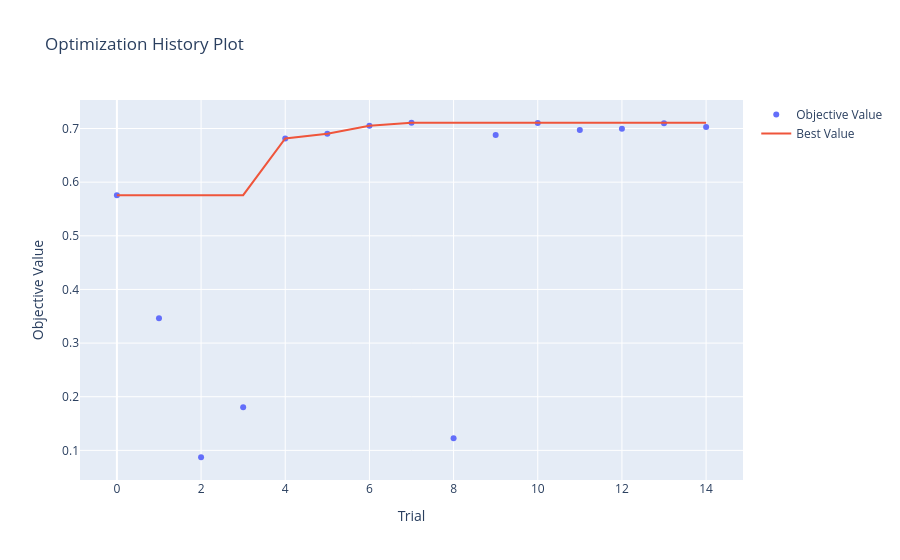
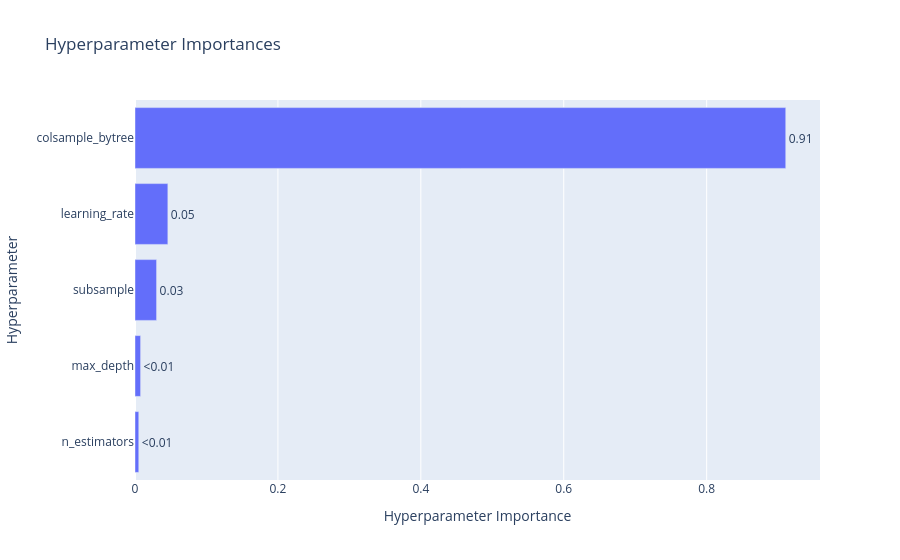

Source (notebook cell) for these figures, in order:
### Markdown cell above
### 5. Optimizarea Hiperparametrilor: Manual vs. Optuna

### Code cell
model_fast = xgb.XGBClassifier(learning_rate=0.5, max_depth=3, random_state=42).fit(X_train_20, y_train_20)
model_deep = xgb.XGBClassifier(learning_rate=0.05, max_depth=10, random_state=42).fit(X_train_20, y_train_20)

print(f"F1 Macro (Invatare Rapida - 0.5): {f1_score(y_test_20, model_fast.predict(X_test_20), average='macro'):.4f}")
print(f"F1 Macro (Arbori Adanci - 0.05): {f1_score(y_test_20, model_deep.predict(X_test_20), average='macro'):.4f}")

#optimizam cu optuna
def objective(trial):
    param = {
        'objective': 'multi:softprob',
        'num_class': 6,
        'eval_metric': 'mlogloss',
        'learning_rate': trial.suggest_float('learning_rate', 1e-3, 0.3, log=True),
        'max_depth': trial.suggest_int('max_depth', 3, 10),
        'subsample': trial.suggest_float('subsample', 0.5, 1.0),
        'colsample_bytree': trial.suggest_float('colsample_bytree', 0.5, 1.0),
        'n_estimators': trial.suggest_int('n_estimators', 50, 300)
    }
    
    cv = StratifiedKFold(n_splits=3, shuffle=True, random_state=42)
    temp_model = xgb.XGBClassifier(**param, random_state=42)
    scores = cross_val_score(temp_model, X_train_20, y_train_20, cv=cv, scoring='f1_macro')
    
    return scores.mean()

# Folosim TPESampler
sampler = optuna.samplers.TPESampler(seed=42)
study = optuna.create_study(direction='maximize', sampler=sampler)


study.optimize(objective, n_trials=15) 

print("\nCei mai buni parametri gasiti de Optuna:")
print(study.best_params)
print(f"Cel mai bun scor CV Macro F1: {study.best_value:.4f}")

# Graficele interactive Optuna
fig_hist = optuna.visualization.plot_optimization_history(study)
fig_param = optuna.visualization.plot_param_importances(study)

fig_hist.show()
fig_param.show()

### Figure 1 — Plotly figure (JSON) as saved in the notebook; plotly's stock layout.template omitted (floating-point values rounded to 4 significant figures)
{"data": [{"mode": "markers", "name": "Objective Value", "type": "scatter", "x": [0, 1, 2, 3, 4, 5, 6, 7, 8, 9, 10, 11, 12, 13, 14], "y": [0.5756, 0.3462, 0.08717, 0.1803, 0.6816, 0.6902, 0.705, 0.7107, 0.1228, 0.6879, 0.7104, 0.6974, 0.6996, 0.7098, 0.703]}, {"mode": "lines", "name": "Best Value", "type": "scatter", "x": [0, 1, 2, 3, 4, 5, 6, 7, 8, 9, 10, 11, 12, 13, 14], "y": [0.5756, 0.5756, 0.5756, 0.5756, 0.6816, 0.6902, 0.705, 0.7107, 0.7107, 0.7107, 0.7107, 0.7107, 0.7107, 0.7107, 0.7107]}, {"marker": {"color": "#cccccc"}, "mode": "markers", "name": "Infeasible Trial", "showlegend": false, "type": "scatter", "x": [], "y": []}], "layout": {"title": {"text": "Optimization History Plot"}, "xaxis": {"title": {"text": "Trial"}}, "yaxis": {"title": {"text": "Objective Value"}}}}

### Figure 2 — Plotly figure (JSON) as saved in the notebook; plotly's stock layout.template omitted (floating-point values rounded to 4 significant figures)
{"data": [{"cliponaxis": false, "hovertemplate": ["n_estimators (IntDistribution): 0.005285276076858562<extra></extra>", "max_depth (IntDistribution): 0.007840081664213908<extra></extra>", "subsample (FloatDistribution): 0.03020671083495111<extra></extra>", "learning_rate (FloatDistribution): 0.04598624105084955<extra></extra>", "colsample_bytree (FloatDistribution): 0.9106816903731269<extra></extra>"], "name": "Objective Value", "orientation": "h", "text": ["<0.01", "<0.01", "0.03", "0.05", "0.91"], "textposition": "outside", "type": "bar", "x": [0.005285, 0.00784, 0.03021, 0.04599, 0.9107], "y": ["n_estimators", "max_depth", "subsample", "learning_rate", "colsample_bytree"]}], "layout": {"title": {"text": "Hyperparameter Importances"}, "xaxis": {"title": {"text": "Hyperparameter Importance"}}, "yaxis": {"title": {"text": "Hyperparameter"}}}}
